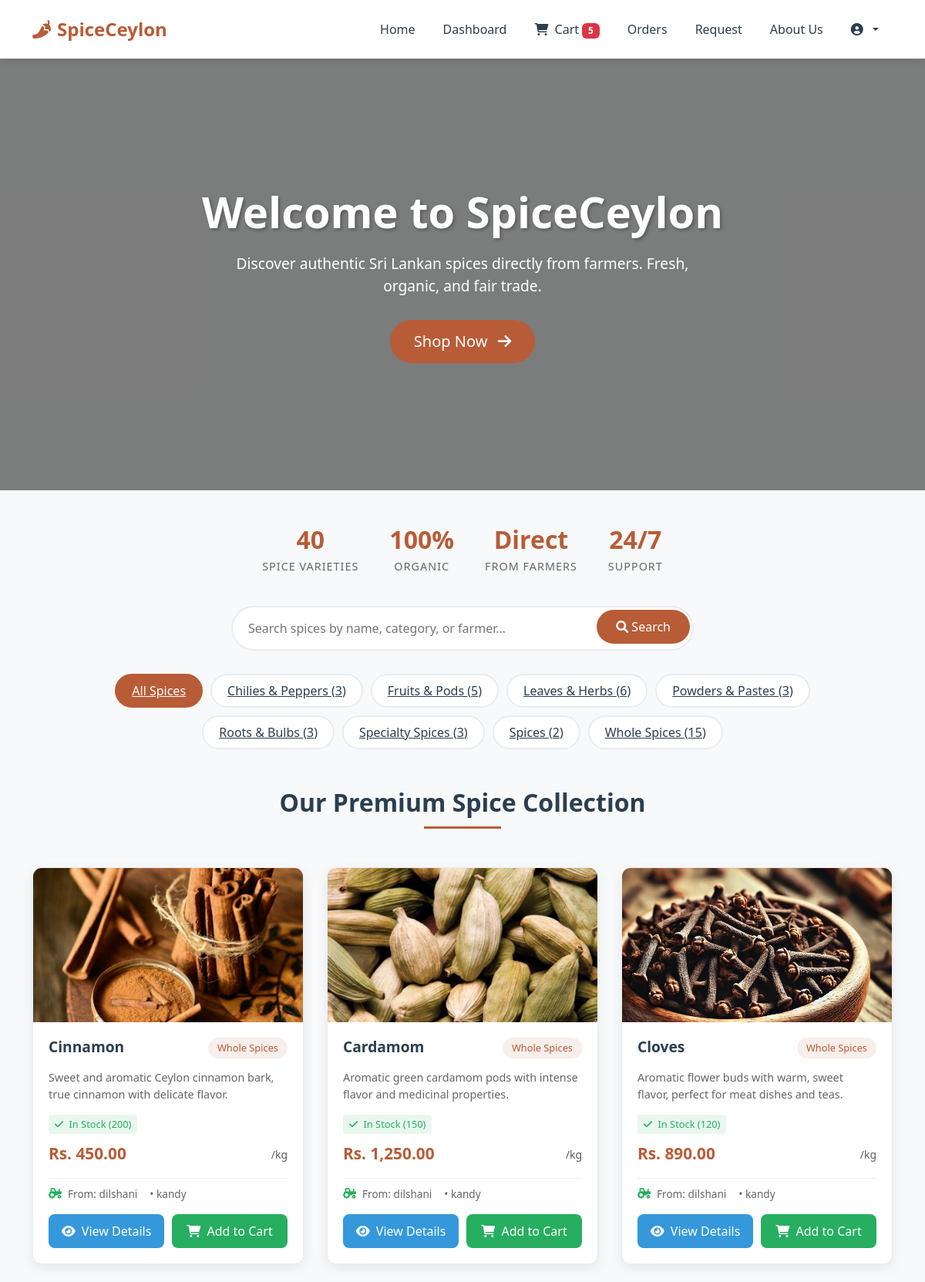
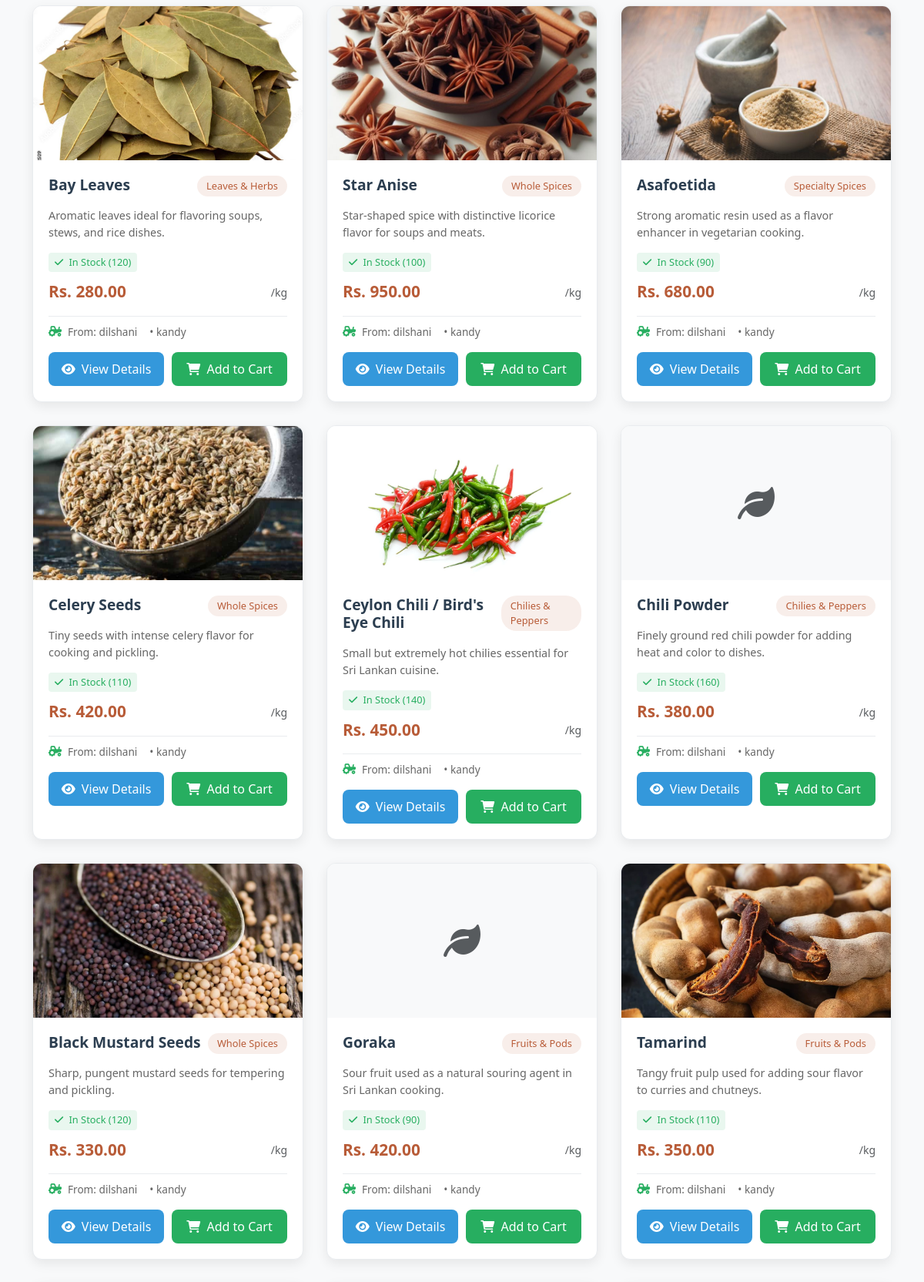
/customer/home.php (signed in, upper part), run on the app's committed database (2 pictures, top to bottom).
### tables this page shows
CREATE TABLE `products` (
  `product_id` int(11) NOT NULL,
  `farmer_id` int(11) DEFAULT NULL,
  `name` varchar(255) DEFAULT NULL,
  `description` text DEFAULT NULL,
  `category` varchar(100) DEFAULT 'Spices',
  `price` decimal(10,2) DEFAULT NULL,
  `stock` int(11) DEFAULT NULL,
  `image` varchar(255) DEFAULT NULL,
  `status` enum('Pending','Approved','Rejected') DEFAULT 'Pending',
  `created_at` timestamp NOT NULL DEFAULT current_timestamp(),
  `admin_approved` enum('pending','approved','rejected') NOT NULL DEFAULT 'pending',
  `approved_by` int(11) DEFAULT NULL,
  `approved_at` datetime DEFAULT NULL,
  `rejection_reason` text DEFAULT NULL
);

CREATE TABLE `users` (
  `user_id` int(11) NOT NULL,
  `name` varchar(255) DEFAULT NULL,
  `email` varchar(255) DEFAULT NULL,
  `password` varchar(255) DEFAULT NULL,
  `phone` varchar(20) DEFAULT NULL,
  `address` varchar(255) DEFAULT NULL,
  `role` enum('customer','farmer') DEFAULT NULL,
  `farm_location` varchar(255) DEFAULT NULL,
  `profile_image` varchar(255) DEFAULT 'default-avatar.jpg',
  `is_registered` tinyint(1) DEFAULT 1,
  `created_at` timestamp NOT NULL DEFAULT current_timestamp(),
  `status` enum('pending','approved','active','inactive','suspended','rejected') NOT NULL DEFAULT 'pending' COMMENT 'User account status: pending=waiting approval, approved=approved but not active yet'
);

### customer/home.php (the view, shortened to what this page needs)
<?php
include "../config/db.php";
$search = isset($_GET['search']) ? $conn->real_escape_string($_GET['search']) : '';
$category_filter = isset($_GET['category']) ? $conn->real_escape_string($_GET['category']) : 'all';
$query = "SELECT p.*, u.name as farmer_name, u.farm_location
          FROM products p
          JOIN users u ON p.farmer_id = u.user_id
          WHERE p.admin_approved = 'approved'
          AND p.status = 'Approved'";
$query .= " ORDER BY p.created_at DESC";
$products_result = $conn->query($query);
$categories_query = $conn->query("SELECT DISTINCT category FROM products WHERE category IS NOT NULL AND category != '' AND admin_approved = 'approved' ORDER BY category");
$categories = [];
while($cat = $categories_query->fetch_assoc()) {
    $categories[] = $cat['category'];
}
$category_counts = [];
foreach($categories as $category) {
    $count_query = $conn->query("SELECT COUNT(*) as count FROM products WHERE category = '$category' AND admin_approved = 'approved'");
    $category_counts[$category] = $count_query->fetch_assoc()['count'];
}
$cart_count = 0;
if (isset($_SESSION['user_id'])) {
    $cart_query = $conn->query("SELECT COUNT(*) as count FROM cart WHERE customer_id = '{$_SESSION['user_id']}'");
    $cart_count = $cart_query->fetch_assoc()['count'];
}
?>
<!DOCTYPE html>
<html lang="en">
<head>
    <link href="https://cdn.jsdelivr.net/npm/bootstrap@5.3.0/dist/css/bootstrap.min.css" rel="stylesheet">
    <link rel="stylesheet" href="https://cdnjs.cloudflare.com/ajax/libs/font-awesome/6.0.0/css/all.min.css">
</head>
<body>
    <nav class="navbar navbar-expand-lg">
        <div class="container">
            <a class="navbar-brand" href="home.php">
                <i class="fas fa-pepper-hot me-2"></i>SpiceCeylon
            </a>
            <div class="collapse navbar-collapse" id="navbarNav">
                <ul class="navbar-nav ms-auto">
                    <li class="nav-item"><a class="nav-link active" href="home.php">Home</a></li>
                    <li class="nav-item"><a class="nav-link" href="dashboard.php">Dashboard</a></li>
                    <li class="nav-item">
                        <a class="nav-link" href="cart.php">
                            <i class="fas fa-shopping-cart me-1"></i> Cart
                            <?php if($cart_count > 0): ?>
                                <span class="badge bg-danger"><?php echo $cart_count; ?></span>
                            <?php endif; ?>
                        </a>
                    </li>
                    <li class="nav-item"><a class="nav-link" href="orders.php">Orders</a></li>
                    <li class="nav-item"><a class="nav-link" href="request.php">Request</a></li>
                    <li class="nav-item"><a class="nav-link" href="about.php">About Us</a></li>
                    <li class="nav-item dropdown">
                        <a class="nav-link dropdown-toggle" href="#" id="profileDropdown" role="button" data-bs-toggle="dropdown">
                            <i class="fas fa-user-circle me-1"></i>
                        </a>
                    </li>
                </ul>
            </div>
        </div>
    </nav>
    <div class="video-banner">
        <video autoplay muted loop class="banner-video">
            <source src="../assets/videos/landing-video.mp4" type="video/mp4">
        </video>
        <div class="video-overlay">
            <h1>Welcome to SpiceCeylon</h1>
            <p>Discover authentic Sri Lankan spices directly from farmers. Fresh, organic, and fair trade.</p>
            <a href="#products" class="btn btn-lg" style="background: var(--spice-red); color: white; padding: 12px 30px; border-radius: 30px; text-decoration: none;">
                Shop Now <i class="fas fa-arrow-right ms-2"></i>
            </a>
        </div>
    </div>
    <div class="hero-stats">
        <div class="stat-item">
            <div class="stat-value"><?php echo $products_result->num_rows; ?></div>
            <div class="stat-label">Spice Varieties</div>
        </div>
        <div class="stat-item">
            <div class="stat-value">100%</div>
            <div class="stat-label">Organic</div>
        </div>
        <div class="stat-item">
            <div class="stat-value">Direct</div>
            <div class="stat-label">From Farmers</div>
        </div>
        <div class="stat-item">
            <div class="stat-value">24/7</div>
            <div class="stat-label">Support</div>
        </div>
    </div>
    <div class="container">
        <div class="search-bar">
            <form method="GET" action="home.php">
                <input type="text" name="search" placeholder="Search spices by name, category, or farmer..."
                       value="<?php echo htmlspecialchars($search); ?>">
                <button type="submit"><i class="fas fa-search"></i> Search</button>
            </form>
        </div>
    </div>
    <?php if(count($categories) > 0): ?>
    <div class="container">
        <div class="category-filter">
            <a href="home.php" class="category-btn <?php echo $category_filter == 'all' ? 'active' : ''; ?>">All Spices</a>
            <?php foreach($categories as $category): ?>
                <a href="home.php?category=<?php echo urlencode($category); ?>"
                   class="category-btn <?php echo $category_filter == $category ? 'active' : ''; ?>">
                    <?php echo htmlspecialchars($category); ?> (<?php echo $category_counts[$category]; ?>)
                </a>
            <?php endforeach; ?>
        </div>
    </div>
    <?php endif; ?>
    <div class="container" id="products">
        <h2 class="section-title">Our Premium Spice Collection</h2>
        <?php if($products_result->num_rows > 0): ?>
            <div class="products-grid">
                <?php while($product = $products_result->fetch_assoc()):
                    $image_path = '';
                    if ($product['image']) {
                        $image_name = basename($product['image']);
                        $locations = [
                            '../assets/images/' . $image_name,
                            '../' . $product['image'],
                            '../uploads/products/' . $image_name,
                            $product['image']
                        ];
                        foreach ($locations as $location) {
                            if (file_exists($location)) {
                                $image_path = $location;
                                break;
                            }
                        }
                    }
                    $stock_class = 'stock-in';
                    $stock_text = 'In Stock';
                ?>
                <div class="product-card">
                    <?php if($image_path): ?>
                        <img src="<?php echo $image_path; ?>" alt="<?php echo htmlspecialchars($product['name']); ?>" class="product-image">
                    <?php else: ?>
                        <div style="height: 200px; background: #f8f9fa; display: flex; align-items: center; justify-content: center;">
                            <i class="fas fa-leaf fa-3x text-muted"></i>
                        </div>
                    <?php endif; ?>
                    <div class="product-info">
                        <div class="d-flex justify-content-between align-items-start mb-2">
                            <h3 class="product-title"><?php echo htmlspecialchars($product['name']); ?></h3>
                            <span class="product-category"><?php echo htmlspecialchars($product['category']); ?></span>
                        </div>
                        <p class="product-description">
                            <?php echo substr(htmlspecialchars($product['description']), 0, 100); ?>
                        </p>
                        <div class="<?php echo $stock_class; ?> stock-info">
                            <i class="fas fa-<?php echo $stock_class == 'stock-out' ? 'times' : ($stock_class == 'stock-low' ? 'exclamation-triangle' : 'check'); ?> me-1"></i>
                            <?php echo $stock_text; ?> (<?php echo $product['stock']; ?>)
                        </div>
                        <div class="product-meta">
                            <div class="product-price">Rs. <?php echo number_format($product['price'], 2); ?></div>
                            <small class="text-muted">/kg</small>
                        </div>
                        <div class="farmer-info">
                            <i class="fas fa-tractor"></i>
                            <span>From: <?php echo htmlspecialchars($product['farmer_name']); ?></span>
                            <?php if($product['farm_location']): ?>
                                <span class="ms-2">• <?php echo htmlspecialchars($product['farm_location']); ?></span>
                            <?php endif; ?>
                        </div>
                        <div class="product-actions mt-3">
                            <a href="product_detail.php?id=<?php echo $product['product_id']; ?>" class="btn-view">
                                <i class="fas fa-eye me-1"></i> View Details
                            </a>
                            <?php if($product['stock'] > 0): ?>
                                <button class="btn-cart" onclick="addToCart(<?php echo $product['product_id']; ?>, '<?php echo htmlspecialchars($product['name']); ?>')">
                                    <i class="fas fa-shopping-cart me-1"></i> Add to Cart
                                </button>
                            <?php else: ?>
                                <button class="btn-cart" style="background: #95a5a6;" disabled>
                                    <i class="fas fa-times me-1"></i> Out of Stock
                                </button>
                            <?php endif; ?>
                        </div>
                    </div>
                </div>
                <?php endwhile; ?>
            </div>
        <?php endif; ?>
    </div>
</body>
</html>

### customer/home.php (style rules this page uses)
:root { --spice-red: #b85c38; --spice-dark: #2c3e50; --spice-green: #27ae60; --spice-gold: #f39c12; --spice-blue: #3498db; }
body { font-family: 'Segoe UI', Tahoma, Geneva, Verdana, sans-serif; background: #f8f9fa; color: #333; }
.navbar { background: white; box-shadow: 0 2px 10px rgba(0,0,0,0.1); padding: 15px 0; }
.navbar-brand { font-weight: 700; color: var(--spice-red) !important; font-size: 1.5rem; }
.nav-link { color: var(--spice-dark) !important; font-weight: 500; margin: 0 10px; }
.video-banner { position: relative; height: 70vh; overflow: hidden; margin-bottom: 40px; }
.banner-video { width: 100%; height: 100%; object-fit: cover; }
.video-overlay { position: absolute; top: 0; left: 0; width: 100%; height: 100%; background: rgba(0,0,0,0.5); display: flex; flex-direction: column; justify-content: center; align-items: center; color: white; text-align: center; padding: 20px; }
.video-overlay h1 { font-size: 3.5rem; font-weight: 700; margin-bottom: 20px; text-shadow: 2px 2px 4px rgba(0,0,0,0.3); }
.video-overlay p { font-size: 1.2rem; max-width: 600px; margin-bottom: 30px; }
.section-title { text-align: center; margin: 50px 0 30px; color: var(--spice-dark); font-weight: 700; position: relative; padding-bottom: 15px; }
.section-title:after { content: ''; position: absolute; bottom: 0; left: 50%; transform: translateX(-50%); width: 100px; height: 3px; background: var(--spice-red); }
.products-grid { display: grid; grid-template-columns: repeat(auto-fill, minmax(280px, 1fr)); gap: 30px; padding: 20px 0; }
.product-card { background: white; border-radius: 12px; overflow: hidden; box-shadow: 0 5px 15px rgba(0,0,0,0.08); transition: all 0.3s ease; border: 1px solid #e9ecef; }
.product-image { width: 100%; height: 200px; object-fit: cover; }
.product-info { padding: 20px; }
.product-title { font-size: 1.2rem; font-weight: 600; margin-bottom: 10px; color: var(--spice-dark); }
.product-description { color: #666; font-size: 0.9rem; margin-bottom: 15px; line-height: 1.5; display: -webkit-box; -webkit-line-clamp: 3; -webkit-box-orient: vertical; overflow: hidden; }
.product-meta { display: flex; justify-content: space-between; align-items: center; margin-bottom: 15px; }
.product-price { font-size: 1.3rem; font-weight: 700; color: var(--spice-red); }
.product-category { background: rgba(184, 92, 56, 0.1); color: var(--spice-red); padding: 4px 12px; border-radius: 20px; font-size: 0.8rem; font-weight: 500; }
.product-actions { display: flex; gap: 10px; }
.btn-view { flex: 1; background: var(--spice-blue); color: white; border: none; padding: 10px; border-radius: 8px; font-weight: 500; transition: all 0.3s ease; text-decoration: none; text-align: center; }
.btn-cart { flex: 1; background: var(--spice-green); color: white; border: none; padding: 10px; border-radius: 8px; font-weight: 500; transition: all 0.3s ease; cursor: pointer; }
.category-filter { display: flex; justify-content: center; flex-wrap: wrap; gap: 10px; margin: 30px 0; padding: 0 20px; }
.category-btn { padding: 8px 20px; background: white; border: 2px solid #e9ecef; border-radius: 25px; color: var(--spice-dark); font-weight: 500; cursor: pointer; transition: all 0.3s ease; }
.category-btn:hover, .category-btn.active { background: var(--spice-red); border-color: var(--spice-red); color: white; }
.farmer-info { display: flex; align-items: center; gap: 8px; font-size: 0.85rem; color: #666; margin-top: 10px; padding-top: 10px; border-top: 1px solid #e9ecef; }
.farmer-info i { color: var(--spice-green); }
.stock-info { display: inline-block; padding: 3px 8px; border-radius: 4px; font-size: 0.8rem; font-weight: 500; margin-bottom: 10px; }
.stock-in { background: rgba(39, 174, 96, 0.1); color: var(--spice-green); }
.search-bar { max-width: 600px; margin: 30px auto; position: relative; }
.search-bar input { width: 100%; padding: 15px 20px; padding-right: 60px; border: 2px solid #e9ecef; border-radius: 30px; font-size: 1rem; transition: all 0.3s ease; }
.search-bar button { position: absolute; right: 5px; top: 5px; background: var(--spice-red); color: white; border: none; padding: 10px 25px; border-radius: 25px; cursor: pointer; transition: all 0.3s ease; }
.hero-stats { display: flex; justify-content: center; gap: 40px; margin: 40px 0; flex-wrap: wrap; }
.stat-item { text-align: center; }
.stat-value { font-size: 2rem; font-weight: 700; color: var(--spice-red); }
.stat-label { font-size: 0.9rem; color: #666; text-transform: uppercase; letter-spacing: 1px; }

### data on the page
products: image (picture), name "Cinnamon", category "Whole Spices", description "Sweet and aromatic Ceylon cinnamon bark, true cinnamon with delicate flavor.", stock_text "In Stock", stock "200", price "450.00", farmer.name "dilshani", farmer.farm_location "kandy"
products: image (picture), name "Cardamom", category "Whole Spices", description "Aromatic green cardamom pods with intense flavor and medicinal properties.", stock_text "In Stock", stock "150", price "1,250.00", farmer.name "dilshani", farmer.farm_location "kandy"
products: image (picture), name "Cloves", category "Whole Spices", description "Aromatic flower buds with warm, sweet flavor, perfect for meat dishes and teas.", stock_text "In Stock", stock "120", price "890.00", farmer.name "dilshani", farmer.farm_location "kandy"
products: image (picture), name "Bay Leaves", category "Leaves & Herbs", description "Aromatic leaves ideal for flavoring soups, stews, and rice dishes.", stock_text "In Stock", stock "120", price "280.00", farmer.name "dilshani", farmer.farm_location "kandy"
products: image (picture), name "Star Anise", category "Whole Spices", description "Star-shaped spice with distinctive licorice flavor for soups and meats.", stock_text "In Stock", stock "100", price "950.00", farmer.name "dilshani", farmer.farm_location "kandy"
products: image (picture), name "Asafoetida", category "Specialty Spices", description "Strong aromatic resin used as a flavor enhancer in vegetarian cooking.", stock_text "In Stock", stock "90", price "680.00", farmer.name "dilshani", farmer.farm_location "kandy"
products: image (picture), name "Celery Seeds", category "Whole Spices", description "Tiny seeds with intense celery flavor for cooking and pickling.", stock_text "In Stock", stock "110", price "420.00", farmer.name "dilshani", farmer.farm_location "kandy"
products: image (picture), name "Ceylon Chili / Bird's Eye Chili", category "Chilies & Peppers", description "Small but extremely hot chilies essential for Sri Lankan cuisine.", stock_text "In Stock", stock "140", price "450.00", farmer.name "dilshani", farmer.farm_location "kandy"
products: name "Chili Powder", category "Chilies & Peppers", description "Finely ground red chili powder for adding heat and color to dishes.", stock_text "In Stock", stock "160", price "380.00", farmer.name "dilshani", farmer.farm_location "kandy"
products: image (picture), name "Black Mustard Seeds", category "Whole Spices", description "Sharp, pungent mustard seeds for tempering and pickling.", stock_text "In Stock", stock "120", price "330.00", farmer.name "dilshani", farmer.farm_location "kandy"
products: name "Goraka", category "Fruits & Pods", description "Sour fruit used as a natural souring agent in Sri Lankan cooking.", stock_text "In Stock", stock "90", price "420.00", farmer.name "dilshani", farmer.farm_location "kandy"
products: image (picture), name "Tamarind", category "Fruits & Pods", description "Tangy fruit pulp used for adding sour flavor to curries and chutneys.", stock_text "In Stock", stock "110", price "350.00", farmer.name "dilshani", farmer.farm_location "kandy"

### other printed values
$cart_count "5"
$products_result->num_rows "40"
$category "Chilies & Peppers"
$category_counts[$category] "3"
$category "Fruits & Pods"
$category_counts[$category] "5"
$category "Leaves & Herbs"
$category_counts[$category] "6"
$category "Powders & Pastes"
$category "Roots & Bulbs"
$category "Specialty Spices"
$category "Spices"
$category_counts[$category] "2"
$category "Whole Spices"
$category_counts[$category] "15"
